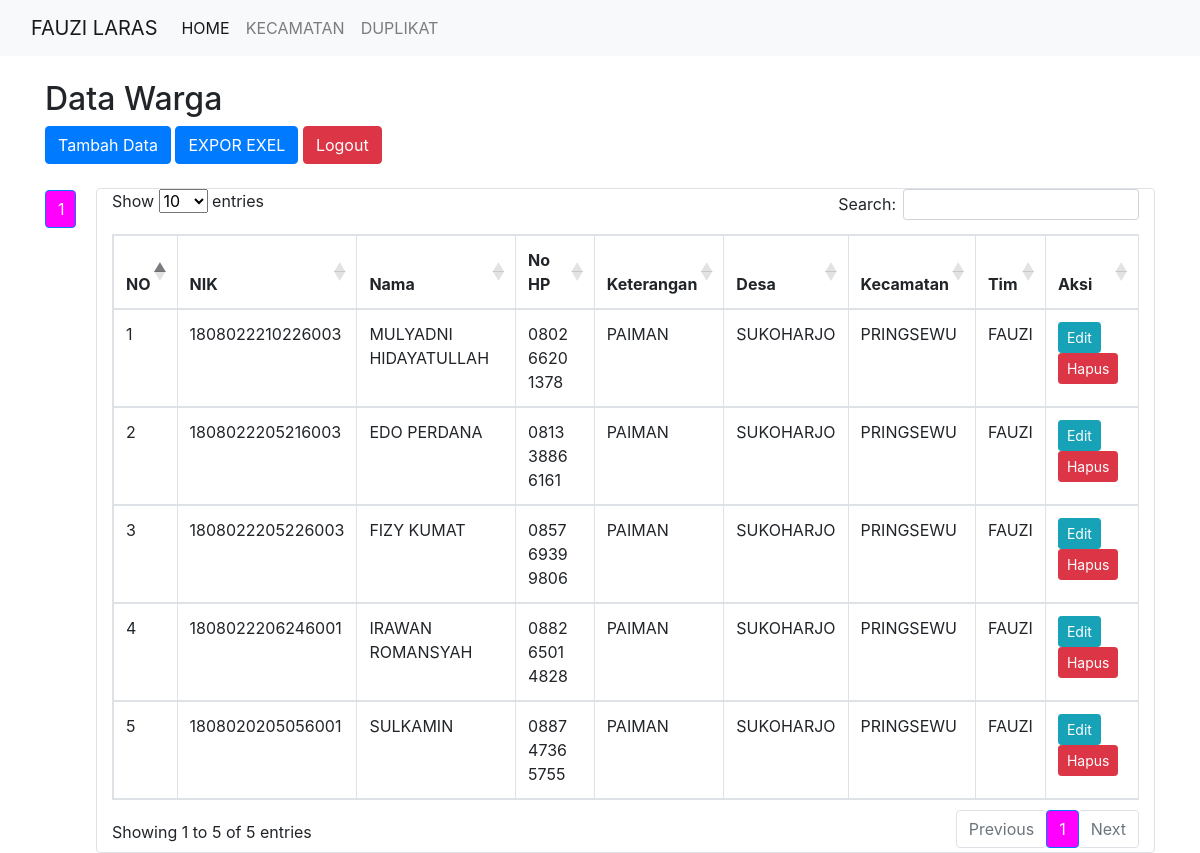
The app's page /data.php (signed in) with its own data.
### tables this page shows
CREATE TABLE `data_warga` (
  `id` int(11) NOT NULL,
  `nik` varchar(20) NOT NULL,
  `nama` varchar(100) NOT NULL,
  `keterangan` text NOT NULL,
  `no_hp` varchar(100) NOT NULL,
  `desa` varchar(50) NOT NULL,
  `kecamatan` varchar(50) NOT NULL,
  `tim` varchar(100) NOT NULL
);

### data.php (the view, shortened to what this page needs)
<!DOCTYPE html>
<html lang="en">
<head>
    <link href="css/bootstrap.min.css" rel="stylesheet">
    <link rel="stylesheet" type="text/css" href="css/dataTables.bootstrap5.min.css">
</head>
<body>
<?php
include 'menu.php'; ?>
<div class="container">
    <h2 class="mt-4">Data Warga</h2>
    <?php
    include 'koneksi.php';
    $limit = 1000;
    $page = isset($_GET['page']) ? (int)$_GET['page'] : 1;
    $offset = ($page - 1) * $limit;
    $result_count = mysqli_query($conn, "SELECT COUNT(*) as total FROM data_warga");
    $total_data = mysqli_fetch_assoc($result_count)['total'];
    $total_pages = ceil($total_data / $limit);
    $query = "SELECT * FROM data_warga LIMIT ? OFFSET ?";
    $stmt = mysqli_prepare($conn, $query);
    mysqli_stmt_bind_param($stmt, "ii", $limit, $offset);
    mysqli_stmt_execute($stmt);
    $result = mysqli_stmt_get_result($stmt);
    ?>
    <button type="button" class="btn btn-primary mb-4" data-toggle="modal" data-target="#inputModal">
        Tambah Data
    </button> <a href="data_kecamatan.php" class="btn btn-primary mb-4" >EXPOR EXEL</a>
 <a href="logout.php" class="btn btn-danger mb-4" >Logout</a>
<div class="d-flex">
    <nav class="pagination-container">
        <ul class="pagination flex-column">
            <?php for ($i = 1; $i <= $total_pages; $i++): ?>
                <li class="page-item <?= ($i === $page) ? 'active' : '' ?>">
                    <a class="page-link" href="?page=<?= $i ?>"><?= $i ?></a>
                </li>
            <?php endfor; ?>
        </ul>
    </nav>
    <div class="container p-12 border rounded">
        <table class="table table-bordered">
            <thead>
                <tr>
                    <th>NO</th>
                    <th>NIK</th>
                    <th>Nama</th>
                    <th>No HP</th>
                    <th>Keterangan</th>
                    <th>Desa</th>
                    <th>Kecamatan</th>
                    <th>Tim</th>
                    <th>Aksi</th>
                </tr>
            </thead>
            <tbody>
                <?php
                $no = 1;
                while ($row = mysqli_fetch_assoc($result)) {
                    echo "<tr>
                    <td>{$no}</td>
                        <td>{$row['nik']}</td>
                        <td>{$row['nama']}</td>
                        <td>{$row['no_hp']}</td>
                        <td>{$row['keterangan']}</td>
                        <td>{$row['desa']}</td>
                        <td>{$row['kecamatan']}</td>
                        <td>{$row['tim']}</td>
                        <td>";
                        ?>
                        <?php if ($_SESSION['role'] === 'admin'):
                            echo " <a href='?edit_id={$row['id']}' class='btn btn-info btn-sm'>Edit</a>
                            <a href='prosesdata.php?action=delete&id={$row['id']}' class='btn btn-danger btn-sm' onclick='return confirm(\"Apakah Anda yakin ingin menghapus data ini?\")'>Hapus</a>
                            "; ?>
                        <?php else:
                            echo " <a href='?edit_id={$row['id']}' class='btn btn-info btn-sm'>Edit</a> "; ?>
                      <?php endif; ?>
                        </td>
                    </tr>
                <?php
                     $no++;
                }
                ?>
            </tbody>
        </table>
    </div>
</div>
</div>
</body>
</html>

### menu.php (shortened to what this page needs)
<nav class="navbar navbar-expand-lg navbar-light bg-light">
  <div class="container-fluid">
    <a class="navbar-brand" href="#">FAUZI LARAS</a>
    <div class="collapse navbar-collapse" id="navbarSupportedContent">
      <ul class="navbar-nav me-auto mb-2 mb-lg-0">
        <li class="nav-item">
          <a class="nav-link active" aria-current="page" href="data.php">HOME</a>
        </li>
        <li class="nav-item">
          <a class="nav-link" href="data_kecamatan.php">KECAMATAN</a>
        </li>
        <li class="nav-item">
          <a class="nav-link" href="data_duplikat.php">DUPLIKAT</a>
        </li>
      </ul>
    </div>
  </div>
</nav>

### data.php (style rules this page uses)
.pagination-container { max-height: 400px; overflow-y: auto; margin-right: 20px; }
.pagination .page-item { margin: 2px 0; }
.pagination .page-item.active .page-link { background-color: magenta; color: white; }
.pagination .page-link { display: block; padding: 8px 12px; text-align: center; background-color: #f0f0f0; border: 1px solid #ddd; border-radius: 4px; color: black; text-decoration: none; }

### records on screen
data_warga: nik "1808022210226003", nama "MULYADNI HIDAYATULLAH", no_hp "0802 6620 1378", keterangan "PAIMAN", desa "SUKOHARJO", kecamatan "PRINGSEWU", tim "FAUZI"
data_warga: nik "1808022205216003", nama "EDO PERDANA", no_hp "0813 3886 6161", keterangan "PAIMAN", desa "SUKOHARJO", kecamatan "PRINGSEWU", tim "FAUZI"
data_warga: nik "1808022205226003", nama "FIZY KUMAT", no_hp "0857 6939 9806", keterangan "PAIMAN", desa "SUKOHARJO", kecamatan "PRINGSEWU", tim "FAUZI"
data_warga: nik "1808022206246001", nama "IRAWAN ROMANSYAH", no_hp "0882 6501 4828", keterangan "PAIMAN", desa "SUKOHARJO", kecamatan "PRINGSEWU", tim "FAUZI"
data_warga: nik "1808020205056001", nama "SULKAMIN", no_hp "0887 4736 5755", keterangan "PAIMAN", desa "SUKOHARJO", kecamatan "PRINGSEWU", tim "FAUZI"
